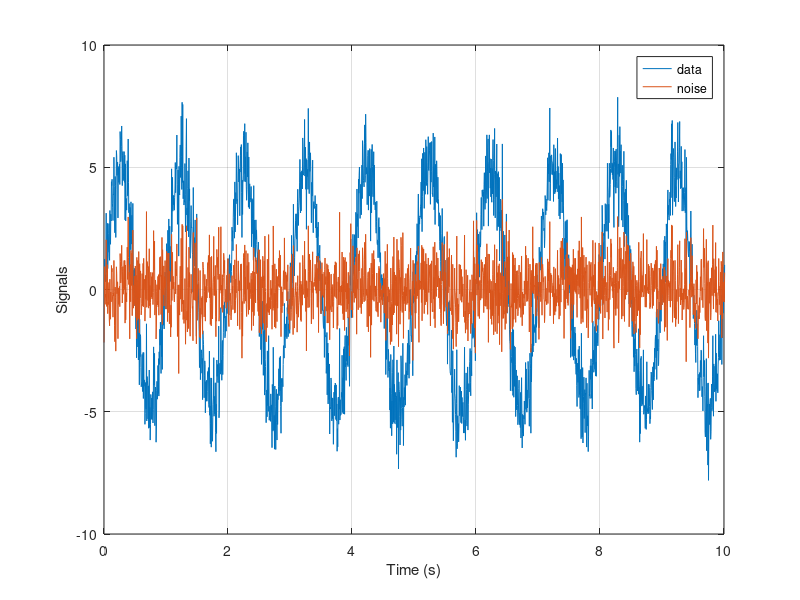
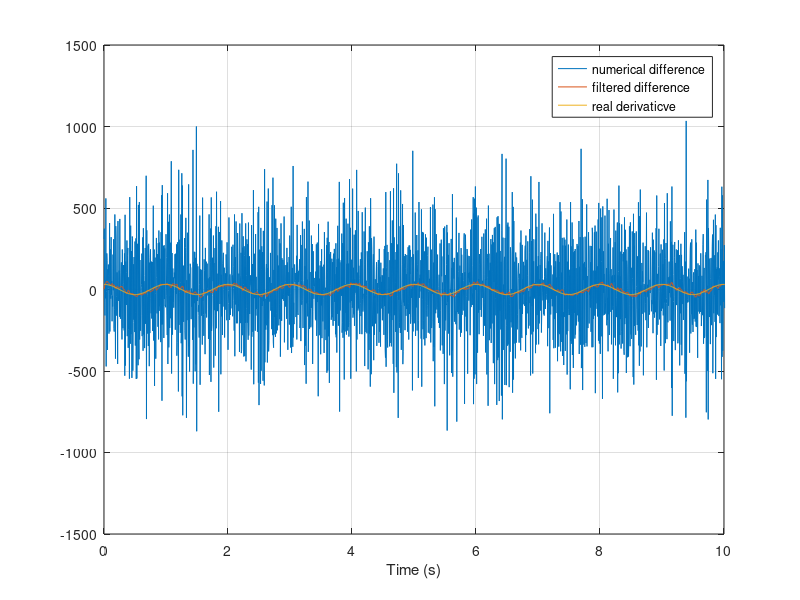

The MATLAB source for these figures, in order: (Note: this script raises an error after producing the figures.)
% Compare properties of differentiators:
%   1. numerical difference;
%   2. analog differentiators:
%      2.1 use one low-pass filter;
%      2.2 use two low-pass filters;
%   3. tracking differentiator

% XiaoCY 2021-05-18

%% signal
clear;clc


fs = 200;
T = 100;
Ts = 1/fs;

t = (0:Ts:T)';
x0 = 5*sin(2*pi*t);
y0 = 10*pi*cos(2*pi*t);
xn = randn(size(x0))*sqrt(0.01*fs/2);
x = x0+xn;

figure
plot(t,x,'DisplayName','data')
hold on
grid on
plot(t,xn,'DisplayName','noise')
legend
xlabel('Time (s)')
ylabel('Signals')
xlim([0 10])

%% numerical difference
y1 = diff(x)/Ts;
t1 = t(1:end-1);

[b,a] = butter(2,5/(fs/2));
y1f = filter(b,a,y1);

figure
plot(t1,y1,'DisplayName','numerical difference')
hold on
grid on
plot(t1,y1f,'DisplayName','filtered difference')
plot(t,y0,'DisplayName','real derivaticve')
legend
xlabel('Time (s)')
xlim([0 10])

figure
iLPSD(x,fs)
hold on
iLPSD([y1 y1f],fs)
legend('original data','numerical difference','filtered difference',...
    'location','northwest')
ylim([1e-3 1e2])

%% analog differentiator (given by numerical simulation)
s = tf('s');
T1 = 5*Ts;
sys1 = tf([1 0],[T1 1]);
y21 = lsim(sys1,x,t);

T2 = 10*Ts;
sys2 = tf([1 0],[T1*T2, T1+T2, 1]);
y22 = lsim(sys2,x,t);


figure
plot(t,y21,'DisplayName','use one LPF')
hold on
grid on
plot(t,y22,'DisplayName','use two LPFs')
plot(t,y0,'DisplayName','real derivaticve')
legend
xlabel('Time (s)')
xlim([0 10])

%% tracking differentiator
h = 10*Ts;
r = (2*pi*10/1.44)^2;               % approximation: wc = 1.14*sqrt(r)
d = r*h^2;

K = length(x);
[x1,x2] = deal(0);
y3 = zeros(size(x));
for k = 1:K
    % fhan: p107, E.q.(2.7.24)
    a0 = h*x2;
    y = x1-x(k,:)+a0;
    a1 = sqrt(d.*(d+8*abs(y)));
    a2 = a0+sign(y).*(a1-d)/2;
    sy = (sign(y+d)-sign(y-d))/2;
    a = (a0+y-a2).*sy+a2;
    sa = (sign(a+d)-sign(a-d))/2;
    fhan = -r*(a/d-sign(a)).*sa-r*sign(a);
    
    x2 = x2+fhan*Ts;
    x1 = x1+x2*Ts;
    
    y3(k) = x2;
end

figure
plot(t,y3,'DisplayName','tracking differentiator')
hold on
grid on
plot(t,y0,'DisplayName','real derivaticve')
legend
xlabel('Time (s)')
xlim([0 10])

figure
iLPSD(x,fs)
hold on
iLPSD(y3,fs)
legend('original data','tracking differentiator',...
    'location','northwest')
ylim([1e-3 1e2])

%% results
figure
plot(t1,y1f,'DisplayName','filtered difference')
hold on
grid on
plot(t,y21,'DisplayName','use one LPF')
plot(t,y22,'DisplayName','use two LPFs')
plot(t,y3,'DisplayName','tracking differentiator')
plot(t,y0,'DisplayName','real derivaticve')
legend
xlabel('Time (s)')
xlim([0 10])

figure
iLPSD(y1f,fs)
hold on
iLPSD([y21 y22 y3],fs)
legend('filtered difference',...
    'use one LPF',...
    'use two LPFs',...
    'tracking differentiator')
ylim([1e-3 1e2])